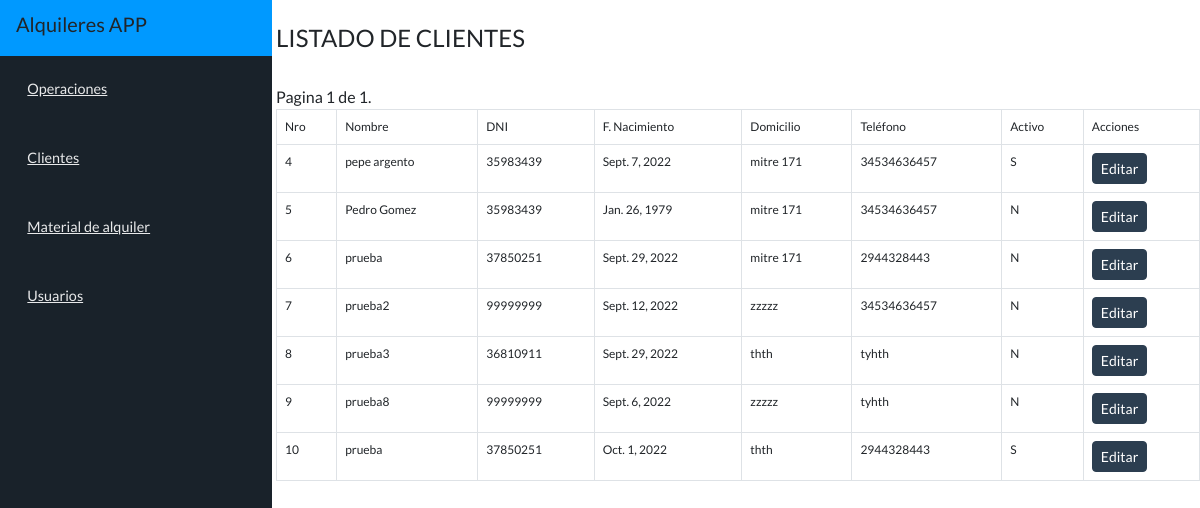
Page /c_lista/ on the committed database.
### t_final/models.py (models this page shows, shortened)
class Clientes(models.Model):
    nombre = models.CharField(max_length=50)
    dni = models.CharField(max_length=50)
    fecha_nac = models.DateField()
    domicilio = models.CharField(max_length=100)
    telefono = models.CharField(max_length=50)
    activo = models.CharField(max_length=5, null=True)

### t_final/views.py (the view)
# urls.py: path('c_lista/',Clientes_view.as_view(), name='url_C_lista'),
class Clientes_view(ListView):
    model = Clientes
    template_name = 'c_lista.html'
    paginate_by = 10
    context_object_name = 'clientes'

### templates/c_lista.html (shortened to what this page needs)
{% extends "base.html" %}
{% load static %}
{% block content %}
<br>
<h4>LISTADO DE CLIENTES</h4>
<br>
<div class="box">
<table class="table table-bordered">
	<thead>
			<tr>
				<td>Nro</td>
				<td>Nombre</td>
				<td>DNI</td>
				<td>F. Nacimiento</td>
				<td>Domicilio</td>
				<td>Teléfono</td>
				<td>Activo</td>
				<td>Acciones</td>
			</tr>
	</thead>
	<tbody>
		{% if object_list %}
		{% for clientes_qset in object_list %}
		<tr>
		<td>{{ clientes_qset.id }}</td>
		<td>{{ clientes_qset.nombre }}</td>
		<td>{{ clientes_qset.dni }}</td>
		<td>{{ clientes_qset.fecha_nac }}</td>
		<td>{{ clientes_qset.domicilio }}</td>
		<td>{{ clientes_qset.telefono }}</td>
		<td>{{ clientes_qset.activo }}</td>
		<td>
			<a class="btn btn-primary btn-sm" href="{% url 'url_cli_edit' clientes_qset.id %}">Editar</a>
		</td>
		</tr>
		{% endfor %}
		<div class="pagination">
            <span class="step-links">
                <span class="current">
                    Pagina {{ page_obj.number }} de {{ page_obj.paginator.num_pages }}.
                </span>
            </span>
        </div>
		{% else %}
		<h5>No hay registros para mostrar</h5>
		{% endif %}
	</tbody>
</table>
</div>
{% endblock %}

### t_final/static/css/style.css (style rules this page uses)
body { font-family: "Lato"; font-size: 100%; overflow-y: scroll; font-family: sans-serif; -ms-text-size-adjust: 100%; -webkit-text-size-adjust: 100%; -ms-text-size-adjust: 100%; -webkit-text-size-adjust: 100%; -webkit-font-smoothing: antialiased; -moz-osx-font-smoothing: grayscale; text-rendering: optimizeLegibility; background-color: #fefefe; }
a { text-decoration: none; -webkit-transition: all 0.6s ease; -moz-transition: all 0.6s ease; transition: all 0.6s ease; }
table,td { border: 1px solid black; font-size:12px }

### rows in the picture
Clientes: id "4", nombre "pepe argento", dni "35983439", fecha_nac "Sept. 7, 2022", domicilio "mitre 171", telefono "34534636457", activo "S"
Clientes: id "5", nombre "Pedro Gomez", dni "35983439", fecha_nac "Jan. 26, 1979", domicilio "mitre 171", telefono "34534636457", activo "N"
Clientes: id "6", nombre "prueba", dni "37850251", fecha_nac "Sept. 29, 2022", domicilio "mitre 171", telefono "2944328443", activo "N"
Clientes: id "7", nombre "prueba2", dni "99999999", fecha_nac "Sept. 12, 2022", domicilio "zzzzz", telefono "34534636457", activo "N"
Clientes: id "8", nombre "prueba3", dni "36810911", fecha_nac "Sept. 29, 2022", domicilio "thth", telefono "tyhth", activo "N"
Clientes: id "9", nombre "prueba8", dni "99999999", fecha_nac "Sept. 6, 2022", domicilio "zzzzz", telefono "tyhth", activo "N"
Clientes: id "10", nombre "prueba", dni "37850251", fecha_nac "Oct. 1, 2022", domicilio "thth", telefono "2944328443", activo "S"

### other values in the picture
{{ page_obj.number }} "1"
{{ page_obj.paginator.num_pages }} "1"
